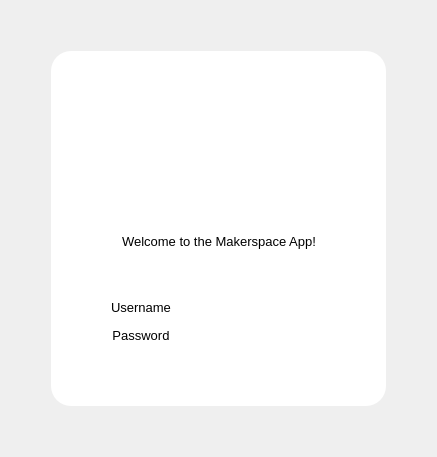
     <widget class="QWidget" name="page_1">
      <property name="styleSheet">
       <string notr="true"/>
      </property>
      <layout class="QVBoxLayout" name="verticalLayout_5">
       <item>
        <layout class="QVBoxLayout" name="verticalLayout_4">
         <item>
          <spacer name="verticalSpacer_3">
           <property name="orientation">
            <enum>Qt::Vertical</enum>
           </property>
           <property name="sizeHint" stdset="0">
            <size>
             <width>20</width>
             <height>40</height>
            </size>
           </property>
          </spacer>
         </item>
         <item>
          <layout class="QHBoxLayout" name="horizontalLayout_4">
           <item>
            <spacer name="horizontalSpacer_6">
             <property name="orientation">
              <enum>Qt::Horizontal</enum>
             </property>
             <property name="sizeHint" stdset="0">
              <size>
               <width>40</width>
               <height>20</height>
              </size>
             </property>
            </spacer>
           </item>
           <item>
            <widget class="QFrame" name="frame_2">
             <property name="styleSheet">
              <string notr="true">background: white; border-radius:20</string>
             </property>
             <property name="frameShape">
              <enum>QFrame::NoFrame</enum>
             </property>
             <property name="frameShadow">
              <enum>QFrame::Raised</enum>
             </property>
             <layout class="QVBoxLayout" name="verticalLayout_3">
              <property name="spacing">
               <number>5</number>
              </property>
              <property name="leftMargin">
               <number>15</number>
              </property>
              <property name="topMargin">
               <number>15</number>
              </property>
              <property name="rightMargin">
               <number>15</number>
              </property>
              <property name="bottomMargin">
               <number>15</number>
              </property>
              <item>
               <layout class="QVBoxLayout" name="verticalLayout_2">
                <item>
                 <widget class="QFrame" name="logo_frame">
                  <property name="minimumSize">
                   <size>
                    <width>0</width>
                    <height>160</height>
                   </size>
                  </property>
                  <property name="frameShape">
                   <enum>QFrame::NoFrame</enum>
                  </property>
                  <property name="frameShadow">
                   <enum>QFrame::Raised</enum>
                  </property>
                  <layout class="QVBoxLayout" name="logo_frame_layout">
                   <property name="spacing">
                    <number>0</number>
                   </property>
                   <property name="leftMargin">
                    <number>0</number>
                   </property>
                   <property name="topMargin">
                    <number>0</number>
                   </property>
                   <property name="rightMargin">
                    <number>0</number>
                   </property>
                   <property name="bottomMargin">
                    <number>0</number>
                   </property>
                  </layout>
                 </widget>
                </item>
                <item>
                 <layout class="QHBoxLayout" name="horizontalLayout">
                  <item>
                   <spacer name="horizontalSpacer">
                    <property name="orientation">
                     <enum>Qt::Horizontal</enum>
                    </property>
                    <property name="sizeHint" stdset="0">
                     <size>
                      <width>40</width>
                      <height>20</height>
                     </size>
                    </property>
                   </spacer>
                  </item>
                  <item>
                   <widget class="QLabel" name="label">
                    <property name="font">
                     <font>
                      <pointsize>10</pointsize>
                     </font>
                    </property>
                    <property name="text">
                     <string>Welcome to the Makerspace App!</string>
                    </property>
                   </widget>
                  </item>
                  <item>
                   <spacer name="horizontalSpacer_2">
                    <property name="orientation">
                     <enum>Qt::Horizontal</enum>
                    </property>
                    <property name="sizeHint" stdset="0">
                     <size>
                      <width>40</width>
                      <height>20</height>
                     </size>
                    </property>
                   </spacer>
                  </item>
                 </layout>
                </item>
                <item>
                 <spacer name="verticalSpacer">
                  <property name="orientation">
                   <enum>Qt::Vertical</enum>
                  </property>
                  <property name="sizeHint" stdset="0">
                   <size>
                    <width>20</width>
                    <height>40</height>
                   </size>
                  </property>
                 </spacer>
                </item>
                <item>
                 <layout class="QHBoxLayout" name="horizontalLayout_2">
                  <item>
                   <layout class="QVBoxLayout" name="verticalLayout">
                    <item>
                     <widget class="QLabel" name="label_2">
                      <property name="minimumSize">
                       <size>
                        <width>150</width>
                        <height>0</height>
                       </size>
                      </property>
                      <property name="font">
                       <font>
                        <pointsize>10</pointsize>
                       </font>
                      </property>
                      <property name="layoutDirection">
                       <enum>Qt::LeftToRight</enum>
                      </property>
                      <property name="text">
                       <string>Username</string>
                      </property>
                      <property name="alignment">
                       <set>Qt::AlignCenter</set>
                      </property>
                     </widget>
                    </item>
                    <item>
                     <widget class="QLabel" name="label_3">
                      <property name="minimumSize">
                       <size>
                        <width>150</width>
                        <height>0</height>
                       </size>
                      </property>
                      <property name="font">
                       <font>
                        <pointsize>10</pointsize>
                       </font>
                      </property>
                      <property name="text">
                       <string>Password</string>
                      </property>
                      <property name="alignment">
                       <set>Qt::AlignCenter</set>
                      </property>
                     </widget>
                    </item>
                   </layout>
                  </item>
                  <item>
                   <widget class="QFrame" name="main_inputs_frame">
                    <property name="minimumSize">
                     <size>
                      <width>150</width>
                      <height>50</height>
                     </size>
                    </property>
                    <property name="frameShape">
                     <enum>QFrame::NoFrame</enum>
                    </property>
                    <property name="frameShadow">
                     <enum>QFrame::Raised</enum>
                    </property>
                    <layout class="QVBoxLayout" name="main_inputs_frame_layout">
                     <property name="spacing">
                      <number>0</number>
                     </property>
                     <property name="leftMargin">
                      <number>0</number>
                     </property>
                     <property name="topMargin">
                      <number>0</number>
                     </property>
                     <property name="rightMargin">
                      <number>0</number>
                     </property>
                     <property name="bottomMargin">
                      <number>0</number>
                     </property>
                    </layout>
                   </widget>
                  </item>
                 </layout>
                </item>
                <item>
                 <layout class="QHBoxLayout" name="horizontalLayout_3">
                  <item>
                   <spacer name="horizontalSpacer_5">
                    <property name="orientation">
                     <enum>Qt::Horizontal</enum>
                    </property>
                    <property name="sizeHint" stdset="0">
                     <size>
                      <width>40</width>
                      <height>20</height>
                     </size>
                    </property>
                   </spacer>
                  </item>
                  <item>
                   <widget class="QFrame" name="log_in_btn_frame">
                    <property name="minimumSize">
                     <size>
                      <width>150</width>
                      <height>40</height>
                     </size>
                    </property>
                    <property name="frameShape">
                     <enum>QFrame::NoFrame</enum>
                    </property>
                    <property name="frameShadow">
                     <enum>QFrame::Raised</enum>
                    </property>
                    <layout class="QHBoxLayout" name="login_frame_layout">
                     <property name="spacing">
                      <number>0</number>
                     </property>
                     <property name="leftMargin">
                      <number>0</number>
                     </property>
                     <property name="topMargin">
                      <number>0</number>
                     </property>
                     <property name="rightMargin">
                      <number>0</number>
                     </property>
                     <property name="bottomMargin">
                      <number>0</number>
                     </property>
                    </layout>
                   </widget>
                  </item>
                 </layout>
                </item>
               </layout>
              </item>
             </layout>
            </widget>
           </item>
           <item>
            <spacer name="horizontalSpacer_7">
             <property name="orientation">
              <enum>Qt::Horizontal</enum>
             </property>
             <property name="sizeHint" stdset="0">
              <size>
               <width>40</width>
               <height>20</height>
              </size>
             </property>
            </spacer>
           </item>
          </layout>
         </item>
         <item>
          <spacer name="verticalSpacer_2">
           <property name="orientation">
            <enum>Qt::Vertical</enum>
           </property>
           <property name="sizeHint" stdset="0">
            <size>
             <width>20</width>
             <height>40</height>
            </size>
           </property>
          </spacer>
         </item>
        </layout>
       </item>
      </layout>
     </widget>
